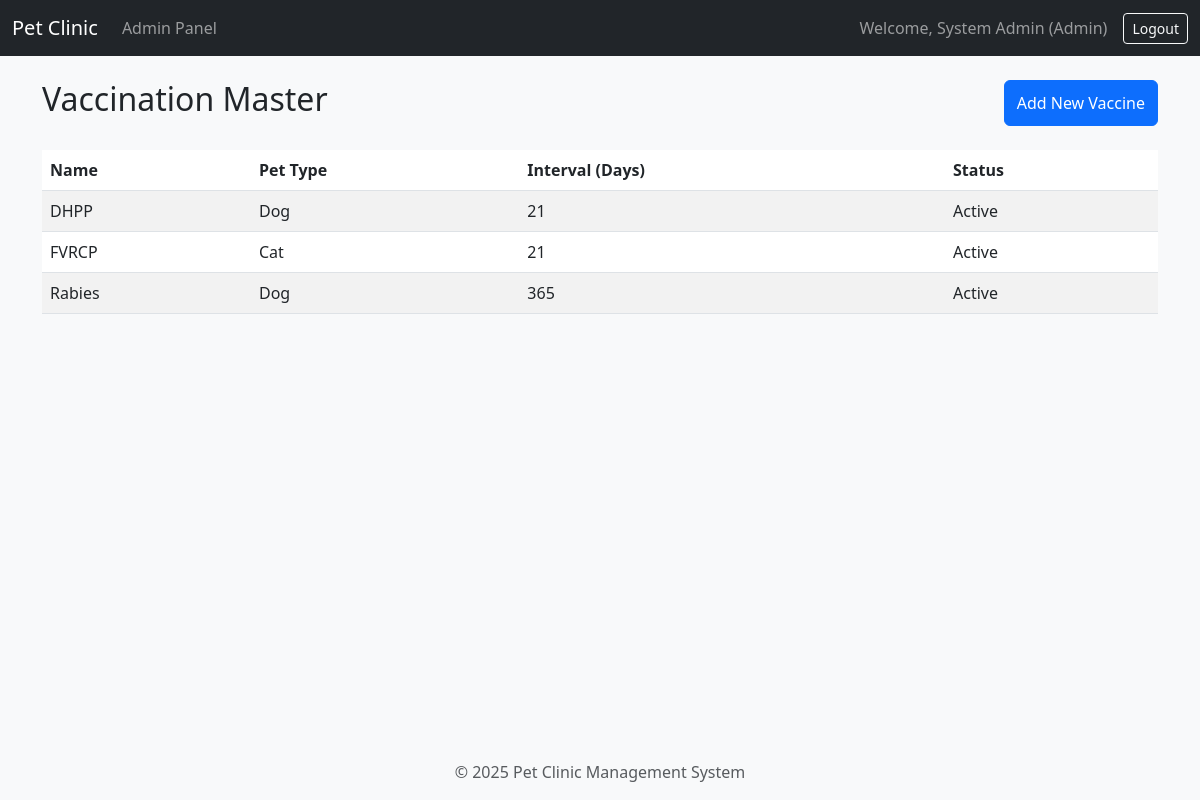
Screenshot of /modules/admin/vaccination_master.php (signed in) with the database file from the repository.
### tables this page shows
CREATE TABLE vaccination_master (
  vacc_id INT PRIMARY KEY AUTO_INCREMENT,
  vacc_name VARCHAR(100) NOT NULL,
  pet_type VARCHAR(50) NOT NULL,
  dosage_number INT NOT NULL,
  days_interval INT NOT NULL,  
  min_age_days INT,
  med_id INT,  
  description TEXT,
  is_active BOOLEAN DEFAULT TRUE
);

### modules/admin/vaccination_master.php (the view, shortened to what this page needs)
<?php
require_once '../../config/db.php';
$vaccines = $mysqli->query("SELECT * FROM vaccination_master ORDER BY vacc_name ASC");
include '../../includes/header.php';
?>
<div class="d-flex justify-content-between">
    <h2>Vaccination Master</h2>
    <button class="btn btn-primary" data-bs-toggle="modal" data-bs-target="#addVaccModal">Add New Vaccine</button>
</div>
<table class="table table-striped mt-4">
    <thead>
        <tr>
            <th>Name</th>
            <th>Pet Type</th>
            <th>Interval (Days)</th>
            <th>Status</th>
        </tr>
    </thead>
    <tbody>
        <?php while($v = $vaccines->fetch_assoc()): ?>
            <tr>
                <td><?php echo $v['vacc_name']; ?></td>
                <td><?php echo $v['pet_type']; ?></td>
                <td><?php echo $v['days_interval']; ?></td>
                <td><?php echo $v['is_active'] ? 'Active' : 'Inactive'; ?></td>
            </tr>
        <?php endwhile; ?>
    </tbody>
</table>
<?php include '../../includes/footer.php'; ?>

### assets/style.css (style rules this page uses)
body { background-color: #f8f9fa; }

### rows the page displays
vaccination_master: vacc_name "DHPP", pet_type "Dog", days_interval "21", is_active "Active"
vaccination_master: vacc_name "FVRCP", pet_type "Cat", days_interval "21", is_active "Active"
vaccination_master: vacc_name "Rabies", pet_type "Dog", days_interval "365", is_active "Active"

### other values shown
$_SESSION['full_name'] "System Admin"
$_SESSION['role'] "Admin"
